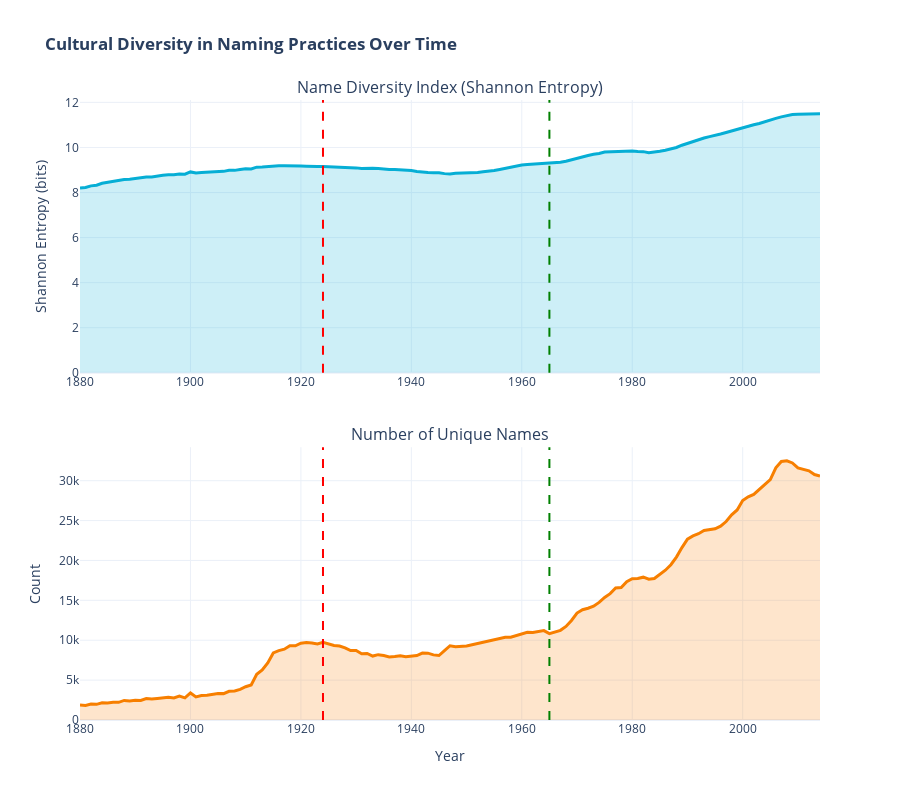

The notebook cell this image was saved under:
### Markdown cell above
### 5.6 Name Diversity Index: Measuring Cultural Concentration vs. Dispersion

Beyond immigrant share, we can measure whether naming practices are becoming more **concentrated** (few dominant names) or **dispersed** (many names with similar popularity). This reveals cultural homogeneity vs. diversity.

### Code cell
# Calculate Shannon Entropy (diversity index) for each year
# Higher entropy = more diverse (names more evenly distributed)
# Lower entropy = more concentrated (few names dominate)

def calculate_shannon_entropy(counts):
    """Calculate Shannon entropy for a distribution"""
    proportions = counts / counts.sum()
    # Remove zeros to avoid log(0)
    proportions = proportions[proportions > 0]
    return -np.sum(proportions * np.log2(proportions))

# Calculate diversity index by year
diversity_by_year = []
for year in df['Year'].unique():
    year_data = df[df['Year'] == year]
    entropy = calculate_shannon_entropy(year_data['Count'].values)
    diversity_by_year.append({'Year': year, 'Diversity_Index': entropy})

diversity_df = pd.DataFrame(diversity_by_year)

# Create visualization
fig = make_subplots(
    rows=2, cols=1,
    subplot_titles=('Name Diversity Index (Shannon Entropy)', 'Number of Unique Names'),
    vertical_spacing=0.12,
    row_heights=[0.5, 0.5]
)

# Top plot: Diversity Index
fig.add_trace(
    go.Scatter(x=diversity_df['Year'], y=diversity_df['Diversity_Index'],
               mode='lines', name='Diversity Index',
               line=dict(color='#06AED5', width=3),
               fill='tozeroy', fillcolor='rgba(6, 174, 213, 0.2)'),
    row=1, col=1
)

# Bottom plot: Unique Names
fig.add_trace(
    go.Scatter(x=unique_names_by_year['Year'], y=unique_names_by_year['Unique_Names'],
               mode='lines', name='Unique Names',
               line=dict(color='#F77F00', width=3),
               fill='tozeroy', fillcolor='rgba(247, 127, 0, 0.2)'),
    row=2, col=1
)

# Add policy lines to both subplots
for row in [1, 2]:
    fig.add_vline(x=1924, line_dash="dash", line_color="red", line_width=2, row=row, col=1)
    fig.add_vline(x=1965, line_dash="dash", line_color="green", line_width=2, row=row, col=1)

fig.update_xaxes(title_text="Year", row=2, col=1)
fig.update_yaxes(title_text="Shannon Entropy (bits)", row=1, col=1)
fig.update_yaxes(title_text="Count", row=2, col=1)

fig.update_layout(
    title_text='<b>Cultural Diversity in Naming Practices Over Time</b>',
    height=800,
    template='plotly_white',
    showlegend=False,
    hovermode='x unified'
)

fig.show()

# Calculate key statistics
entropy_1880 = diversity_df[diversity_df['Year'] == 1880]['Diversity_Index'].values[0]
entropy_1924 = diversity_df[diversity_df['Year'] == 1924]['Diversity_Index'].values[0]
entropy_1965 = diversity_df[diversity_df['Year'] == 1965]['Diversity_Index'].values[0]
entropy_2014 = diversity_df[diversity_df['Year'] == 2014]['Diversity_Index'].values[0]

print(f"\n📊 DIVERSITY INDEX ANALYSIS:")
print(f"   1880: {entropy_1880:.2f} bits")
print(f"   1924: {entropy_1924:.2f} bits (change: {entropy_1924-entropy_1880:+.2f})")
print(f"   1965: {entropy_1965:.2f} bits (change: {entropy_1965-entropy_1924:+.2f})")
print(f"   2014: {entropy_2014:.2f} bits (change: {entropy_2014-entropy_1965:+.2f})")
print(f"\n   Total increase (1880-2014): {entropy_2014-entropy_1880:.2f} bits")
print(f"   Interpretation: {((2**entropy_2014) / (2**entropy_1880) - 1) * 100:.0f}% more 'effective diversity'")
print("\n   → American naming culture is dramatically MORE diverse today")
print("   → Both in number of names used AND in distribution across names")
print("   → This parallels immigrant name share trends—cultural diversification")

### Figure 1 — Plotly figure (JSON) as saved in the notebook; plotly's stock layout.template omitted (floating-point values rounded to 4 significant figures; data arrays with more than 128 entries replaced by an {"elided": "..."} marker saying what was removed)
{"data": [{"fill": "tozeroy", "fillcolor": "rgba(6, 174, 213, 0.2)", "line": {"color": "#06AED5", "width": 3}, "mode": "lines", "name": "Diversity Index", "type": "scatter", "x": {"elided": "135 int values"}, "xaxis": "x", "y": {"elided": "135 float values"}, "yaxis": "y"}, {"fill": "tozeroy", "fillcolor": "rgba(247, 127, 0, 0.2)", "line": {"color": "#F77F00", "width": 3}, "mode": "lines", "name": "Unique Names", "type": "scatter", "x": {"elided": "135 int values"}, "xaxis": "x2", "y": {"elided": "135 int values"}, "yaxis": "y2"}], "layout": {"annotations": [{"font": {"size": 16}, "showarrow": false, "text": "Name Diversity Index (Shannon Entropy)", "x": 0.5, "xanchor": "center", "xref": "paper", "y": 1, "yanchor": "bottom", "yref": "paper"}, {"font": {"size": 16}, "showarrow": false, "text": "Number of Unique Names", "x": 0.5, "xanchor": "center", "xref": "paper", "y": 0.44, "yanchor": "bottom", "yref": "paper"}], "height": 800, "hovermode": "x unified", "shapes": [{"line": {"color": "red", "dash": "dash", "width": 2}, "type": "line", "x0": 1924, "x1": 1924, "xref": "x", "y0": 0, "y1": 1, "yref": "y domain"}, {"line": {"color": "green", "dash": "dash", "width": 2}, "type": "line", "x0": 1965, "x1": 1965, "xref": "x", "y0": 0, "y1": 1, "yref": "y domain"}, {"line": {"color": "red", "dash": "dash", "width": 2}, "type": "line", "x0": 1924, "x1": 1924, "xref": "x2", "y0": 0, "y1": 1, "yref": "y2 domain"}, {"line": {"color": "green", "dash": "dash", "width": 2}, "type": "line", "x0": 1965, "x1": 1965, "xref": "x2", "y0": 0, "y1": 1, "yref": "y2 domain"}], "showlegend": false, "title": {"text": "<b>Cultural Diversity in Naming Practices Over Time</b>"}, "xaxis": {"anchor": "y", "domain": [0, 1]}, "xaxis2": {"anchor": "y2", "domain": [0, 1], "title": {"text": "Year"}}, "yaxis": {"anchor": "x", "domain": [0.56, 1], "title": {"text": "Shannon Entropy (bits)"}}, "yaxis2": {"anchor": "x2", "domain": [0, 0.44], "title": {"text": "Count"}}}}
